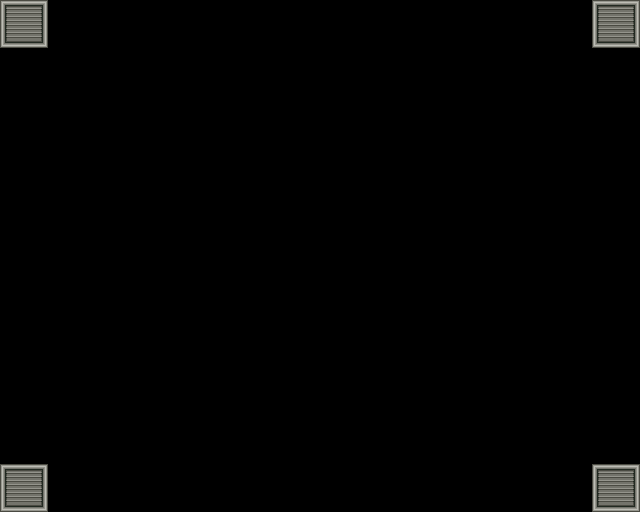

This game map was drawn from its Tiled (.tmx) file and the tilesets committed beside it. A one-line description and the full map source follow:
An orthogonal 40x32 tile map with 16x16 px tiles, 1 tile layer (Tile Layer 1) and 3 objects.

<map version="1.0" orientation="orthogonal" renderorder="right-down" width="40" height="32" tilewidth="16" tileheight="16">
 <tileset firstgid="1" name="metropolis" tilewidth="16" tileheight="16">
  <image source="metropolis.png" trans="000000" width="480" height="256" />
 </tileset>
 <layer name="Tile Layer 1" width="40" height="32">
  <data encoding="csv">
394,395,396,0,0,0,0,0,0,0,0,0,0,0,0,0,0,0,0,0,0,0,0,0,0,0,0,0,0,0,0,0,0,0,0,0,0,394,395,396,
424,425,426,0,0,0,0,0,0,0,0,0,0,0,0,0,0,0,0,0,0,0,0,0,0,0,0,0,0,0,0,0,0,0,0,0,0,424,425,426,
454,455,456,0,0,0,0,0,0,0,0,0,0,0,0,0,0,0,0,0,0,0,0,0,0,0,0,0,0,0,0,0,0,0,0,0,0,454,455,456,
0,0,0,0,0,0,0,0,0,0,0,0,0,0,0,0,0,0,0,0,0,0,0,0,0,0,0,0,0,0,0,0,0,0,0,0,0,0,0,0,
0,0,0,0,0,0,0,0,0,0,0,0,0,0,0,0,0,0,0,0,0,0,0,0,0,0,0,0,0,0,0,0,0,0,0,0,0,0,0,0,
0,0,0,0,0,0,0,0,0,0,0,0,0,0,0,0,0,0,0,0,0,0,0,0,0,0,0,0,0,0,0,0,0,0,0,0,0,0,0,0,
0,0,0,0,0,0,0,0,0,0,0,0,0,0,0,0,0,0,0,0,0,0,0,0,0,0,0,0,0,0,0,0,0,0,0,0,0,0,0,0,
0,0,0,0,0,0,0,0,0,0,0,0,0,0,0,0,0,0,0,0,0,0,0,0,0,0,0,0,0,0,0,0,0,0,0,0,0,0,0,0,
0,0,0,0,0,0,0,0,0,0,0,0,0,0,0,0,0,0,0,0,0,0,0,0,0,0,0,0,0,0,0,0,0,0,0,0,0,0,0,0,
0,0,0,0,0,0,0,0,0,0,0,0,0,0,0,0,0,0,0,0,0,0,0,0,0,0,0,0,0,0,0,0,0,0,0,0,0,0,0,0,
0,0,0,0,0,0,0,0,0,0,0,0,0,0,0,0,0,0,0,0,0,0,0,0,0,0,0,0,0,0,0,0,0,0,0,0,0,0,0,0,
0,0,0,0,0,0,0,0,0,0,0,0,0,0,0,0,0,0,0,0,0,0,0,0,0,0,0,0,0,0,0,0,0,0,0,0,0,0,0,0,
0,0,0,0,0,0,0,0,0,0,0,0,0,0,0,0,0,0,0,0,0,0,0,0,0,0,0,0,0,0,0,0,0,0,0,0,0,0,0,0,
0,0,0,0,0,0,0,0,0,0,0,0,0,0,0,0,0,0,0,0,0,0,0,0,0,0,0,0,0,0,0,0,0,0,0,0,0,0,0,0,
0,0,0,0,0,0,0,0,0,0,0,0,0,0,0,0,0,0,0,0,0,0,0,0,0,0,0,0,0,0,0,0,0,0,0,0,0,0,0,0,
0,0,0,0,0,0,0,0,0,0,0,0,0,0,0,0,0,0,0,0,0,0,0,0,0,0,0,0,0,0,0,0,0,0,0,0,0,0,0,0,
0,0,0,0,0,0,0,0,0,0,0,0,0,0,0,0,0,0,0,0,0,0,0,0,0,0,0,0,0,0,0,0,0,0,0,0,0,0,0,0,
0,0,0,0,0,0,0,0,0,0,0,0,0,0,0,0,0,0,0,0,0,0,0,0,0,0,0,0,0,0,0,0,0,0,0,0,0,0,0,0,
0,0,0,0,0,0,0,0,0,0,0,0,0,0,0,0,0,0,0,0,0,0,0,0,0,0,0,0,0,0,0,0,0,0,0,0,0,0,0,0,
0,0,0,0,0,0,0,0,0,0,0,0,0,0,0,0,0,0,0,0,0,0,0,0,0,0,0,0,0,0,0,0,0,0,0,0,0,0,0,0,
0,0,0,0,0,0,0,0,0,0,0,0,0,0,0,0,0,0,0,0,0,0,0,0,0,0,0,0,0,0,0,0,0,0,0,0,0,0,0,0,
0,0,0,0,0,0,0,0,0,0,0,0,0,0,0,0,0,0,0,0,0,0,0,0,0,0,0,0,0,0,0,0,0,0,0,0,0,0,0,0,
0,0,0,0,0,0,0,0,0,0,0,0,0,0,0,0,0,0,0,0,0,0,0,0,0,0,0,0,0,0,0,0,0,0,0,0,0,0,0,0,
0,0,0,0,0,0,0,0,0,0,0,0,0,0,0,0,0,0,0,0,0,0,0,0,0,0,0,0,0,0,0,0,0,0,0,0,0,0,0,0,
0,0,0,0,0,0,0,0,0,0,0,0,0,0,0,0,0,0,0,0,0,0,0,0,0,0,0,0,0,0,0,0,0,0,0,0,0,0,0,0,
0,0,0,0,0,0,0,0,0,0,0,0,0,0,0,0,0,0,0,0,0,0,0,0,0,0,0,0,0,0,0,0,0,0,0,0,0,0,0,0,
0,0,0,0,0,0,0,0,0,0,0,0,0,0,0,0,0,0,0,0,0,0,0,0,0,0,0,0,0,0,0,0,0,0,0,0,0,0,0,0,
0,0,0,0,0,0,0,0,0,0,0,0,0,0,0,0,0,0,0,0,0,0,0,0,0,0,0,0,0,0,0,0,0,0,0,0,0,0,0,0,
0,0,0,0,0,0,0,0,0,0,0,0,0,0,0,0,0,0,0,0,0,0,0,0,0,0,0,0,0,0,0,0,0,0,0,0,0,0,0,0,
394,395,396,0,0,0,0,0,0,0,0,0,0,0,0,0,0,0,0,0,0,0,0,0,0,0,0,0,0,0,0,0,0,0,0,0,0,394,395,396,
424,425,426,0,0,0,0,0,0,0,0,0,0,0,0,0,0,0,0,0,0,0,0,0,0,0,0,0,0,0,0,0,0,0,0,0,0,424,425,426,
454,455,456,0,0,0,0,0,0,0,0,0,0,0,0,0,0,0,0,0,0,0,0,0,0,0,0,0,0,0,0,0,0,0,0,0,0,454,455,456
</data>
 </layer>
 <objectgroup name="Object Layer 1">
  <object x="320" y="112" width="80" height="80">
   <properties>
    <property name="type" value="logo" />
   </properties>
  </object>
  <object x="96" y="288" width="48" height="64">
   <properties>
    <property name="id" value="player" />
    <property name="type" value="player" />
   </properties>
  </object>
  <object x="48" y="384" width="144" height="48">
   <properties>
    <property name="type" value="block" />
   </properties>
  </object>
 </objectgroup>
</map>
